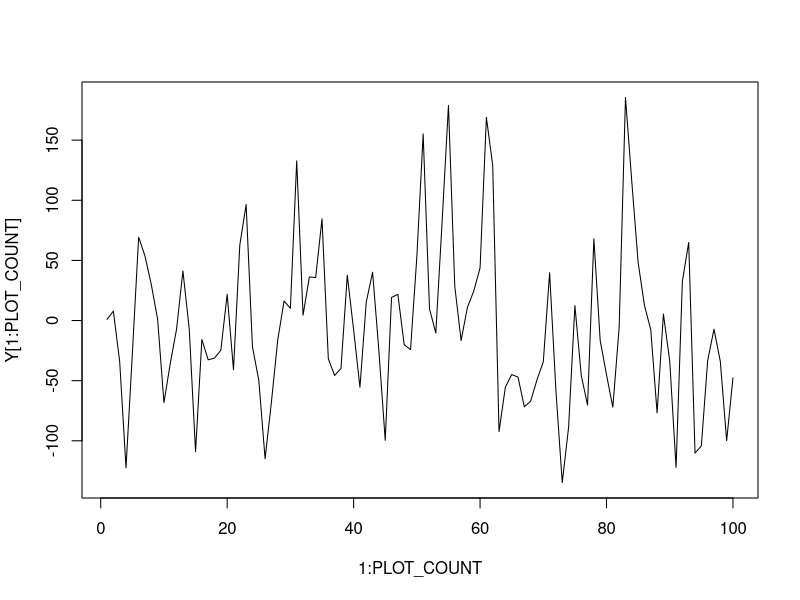
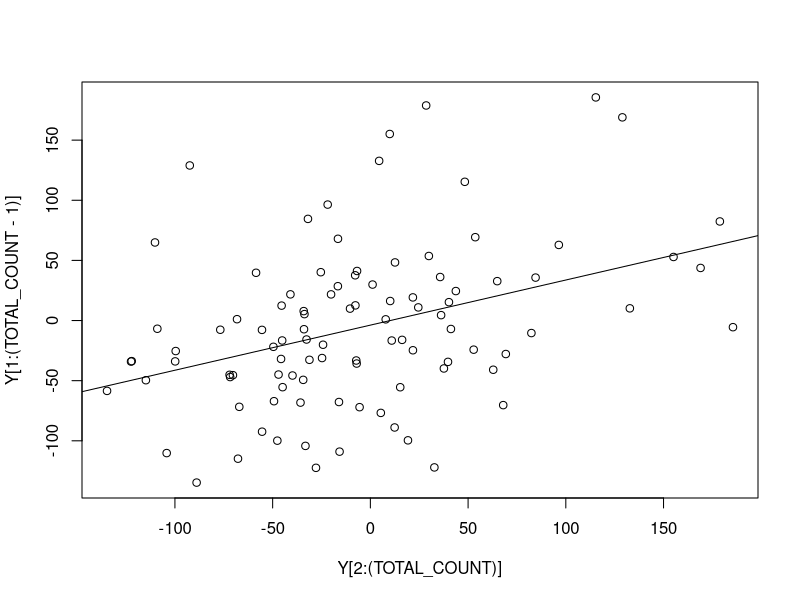
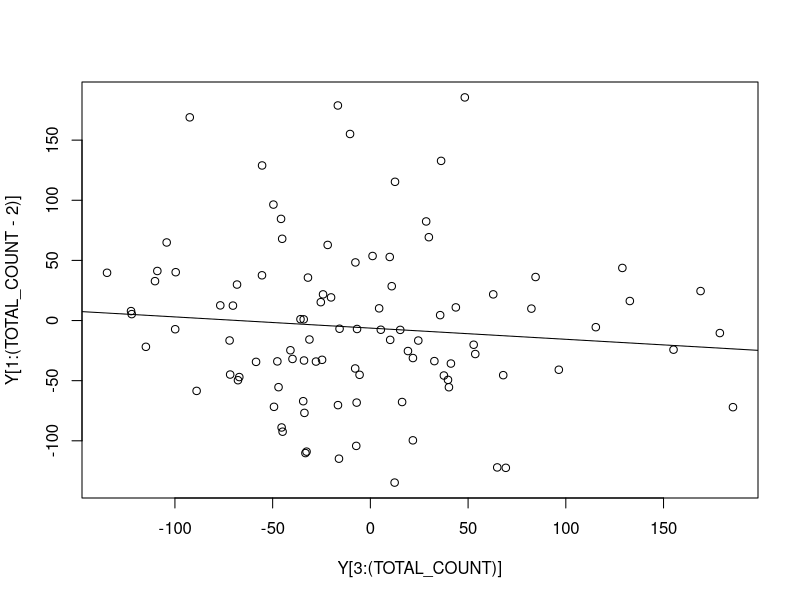
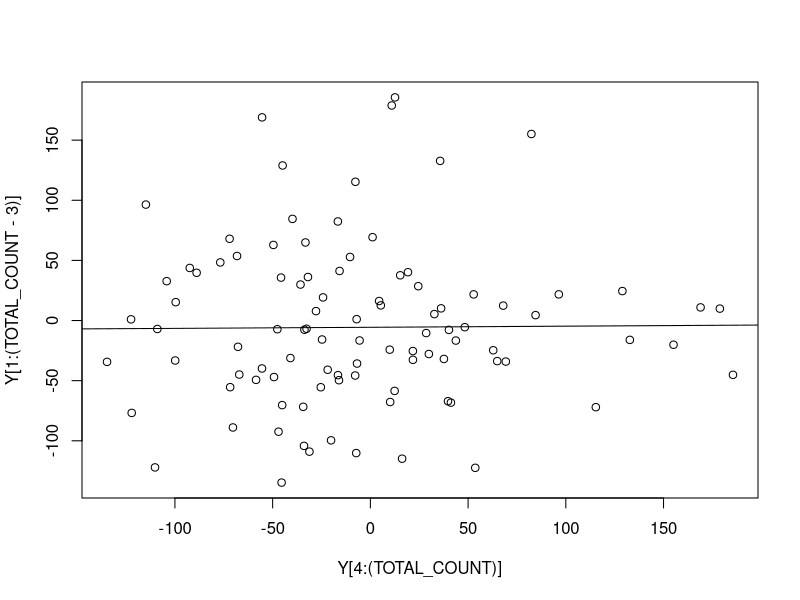
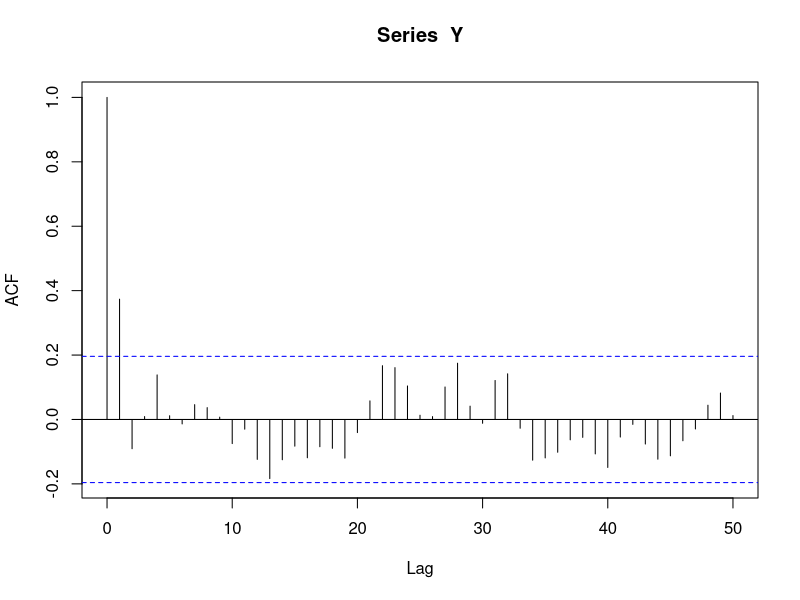
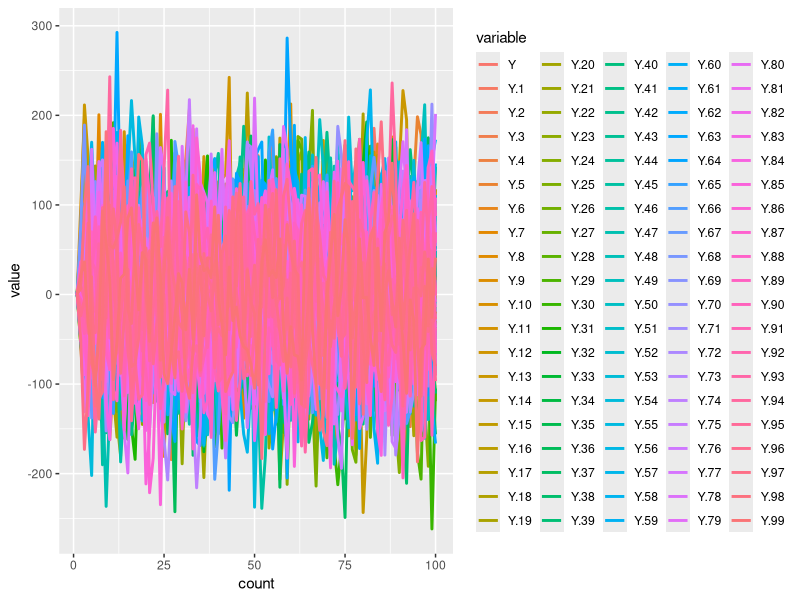

Recreate these plots in R, in order.
#Simple application for Moving Average 1
#MA(1): Y[t] = MA_C + err[t] + theta1*err[t-1]

library(ggplot2)
library(reshape2)

#Create a random set of data
set.seed(99)  #Used for Random Number Generation
TOTAL_COUNT <- 100   #Number of simulated trials
MA_C     <- 1    #MA_C is constant in MA(1)
THETA_1  <- 2    #THETA_1 is another constant in MA(1)
err_mean <- 0    #For generating White Noise (WN)
err_sd   <- 32   #For generating WN
Y   <- rep(NA, TOTAL_COUNT)  #Univariate RV
err <- rep(NA, TOTAL_COUNT)  #White Noise RV
Y[1]   <- MA_C    #initialise 1st term
err[1] <- 0       #initialise 1st term

#Simulate random values for MA(1)
for (t in 2:TOTAL_COUNT) {
  err[t] <- rnorm(n = TOTAL_COUNT, mean = err_mean, sd = err_sd)
  Y[t]   <- (MA_C + err[t] + (THETA_1*err[t-1]))
}

PLOT_COUNT <- TOTAL_COUNT   #Set to only plot first 50 values
plot(x = 1:PLOT_COUNT, y = Y[1:PLOT_COUNT], "l")

#Verify Properties of MA(1)
MA1_mean <- mean(Y)  #Mean of MA(1)
print(MA1_mean)      #close to MA_C == 1

MA1_variance <-var(Y)  #Variance of MA(1)
print(MA1_variance)

MA1_err_variance <- var(err)   #WN variance
print(MA1_err_variance)

#verify var(MA(1)) is (1 + THETA_1^2)sigma^2
verify_MA1_variance <- (1 + (THETA_1^2))*MA1_err_variance
print(verify_MA1_variance)


#verify var(MA(1)) is (1 + THETA_1^2)sigma^2
verify_MA1_covariance <- (THETA_1)/(1 + (THETA_1^2))
print(verify_MA1_covariance)

#summary(Y)
#summary(err)

#Compare 1st Lag vs 2nd Lag and 3rd Lag for MA(1)
#Scatterplot for 1st Lag
plot(x = Y[2:(TOTAL_COUNT)], y = Y[1:(TOTAL_COUNT-1)])
abline(lm(Y[2:(TOTAL_COUNT)] ~ Y[1:(TOTAL_COUNT-1)]))

#Scatterplot for 2nd Lag
#The slope for 2nd Lag is almost flat (visually)
plot(x = Y[3:(TOTAL_COUNT)], y = Y[1:(TOTAL_COUNT-2)])
abline(lm(Y[3:(TOTAL_COUNT)] ~ Y[1:(TOTAL_COUNT-2)]))

#Scatterplot for 3rd Lag
#The slope for 3rd Lag is almost flat (visually)
plot(x = Y[4:(TOTAL_COUNT)], y = Y[1:(TOTAL_COUNT-3)])
abline(lm(Y[4:(TOTAL_COUNT)] ~ Y[1:(TOTAL_COUNT-3)]))

#MAX_LAG <- TOTAL_COUNT
MAX_LAG <- 50
acf(x = Y, lag.max = MAX_LAG, type = "correlation")


Plot_MA1 <- function(set_MAX_Observations = 10, set_MAX_Simulations = 10) {
  set.seed(99)  #Used for Random Number Generation
  i = 0
  err_mean <- 0    #For generating White Noise (WN)
  err_sd   <- 32   #For generating WN
  set.seed(99)  #Used for Random Number Generation
  MA_C     <- 1    #MA_C is constant in MA(1)
  THETA_1  <- 2    #THETA_1 is another constant in MA(1)
  err_mean <- 0    #For generating White Noise (WN)
  err_sd   <- 32   #For generating WN
  Y   <- rep(NA, set_MAX_Observations)  #Univariate RV
  err <- rep(NA, set_MAX_Observations)  #White Noise RV
  Y[1]   <- MA_C    #initialise 1st term
  err[1] <- 0       #initialise 1st term
  
  count <- c(1:set_MAX_Observations)
  dataset <- data.frame(count)
  
  #Simulate random values for MA(1)
  for(i in 1:set_MAX_Simulations) {
    for (t in 2:set_MAX_Observations) {
      err[t] <- rnorm(n = set_MAX_Observations, mean = err_mean, sd = err_sd)
      Y[t]   <- (MA_C + err[t] + (THETA_1*err[t-1]))
    }
    dataset <- data.frame(dataset,Y)
  }  
  dataset_long <- melt(dataset, id="count")  # convert to long format
  
  ggplot(data = dataset_long,
         aes(x = count, y=value, colour = variable)) +
    geom_line(size = 1)
  
#  acf(Y, type = "correlation", lag.max = MAX_LAG)
}
#Plot_MA1(set_MAX_Observations = 20, set_MAX_Simulations = 100)
Plot_MA1(set_MAX_Observations = 100, set_MAX_Simulations = 100)
#Plot_MA1(set_MAX_Observations = 10000, set_MAX_Simulations = 1)




  
